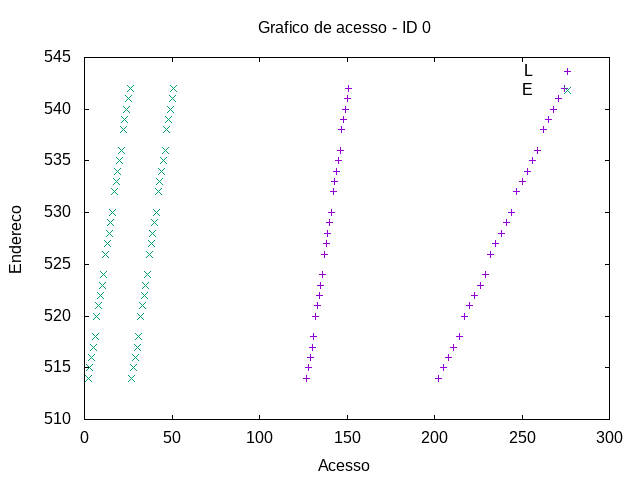

This chart was generated by the following gnuplot code:
set term png
set output "../out/mem/sum/-acesso-0.png"
set title "Grafico de acesso - ID 0"
set xlabel "Acesso"
set ylabel "Endereco"
plot "../out/mem/sum/-acesso-0-0.gpdat" u 2:4 w points t "L", "../out/mem/sum/-acesso-1-0.gpdat" u 2:4 w points t "E"
